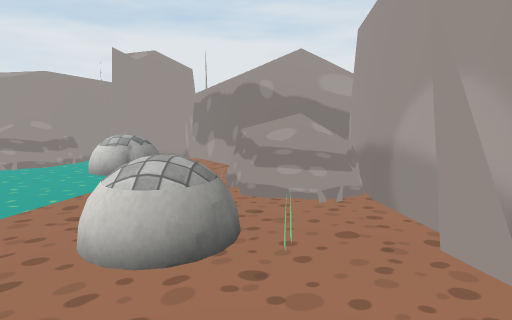
View 1 (above)

24 first-person views from a walk through a 3-D level made in the Unity game engine. The camera is 1.5 m above the floor, tilts 8° down and sees 80° across. The floor is counted in squares, 1 m on a side. Each view is taken from the middle of a square. On the plan, view 1 faces up. The plan holds only what a view shows up to about 15 squares ahead; the rest is blank. The place goes on beyond the plan. The player character is not drawn. Some surface patterns are stand-ins.

View 2
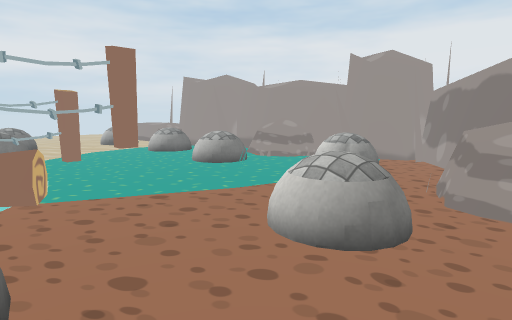

View 3
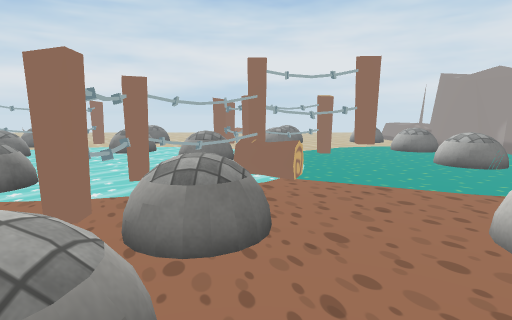

View 4
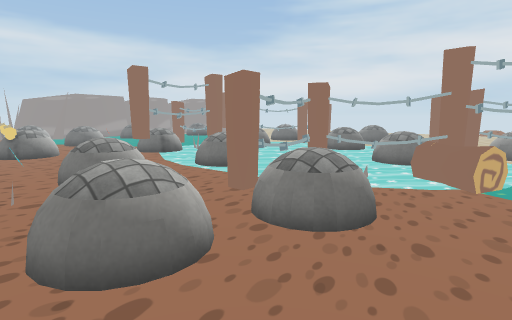

View 5
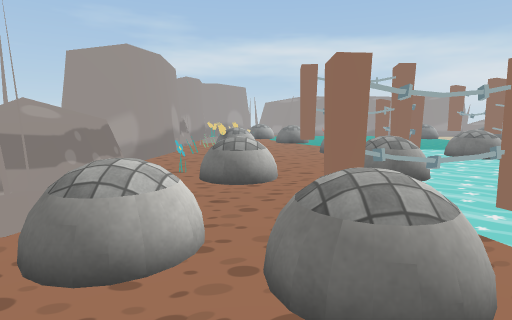

View 6
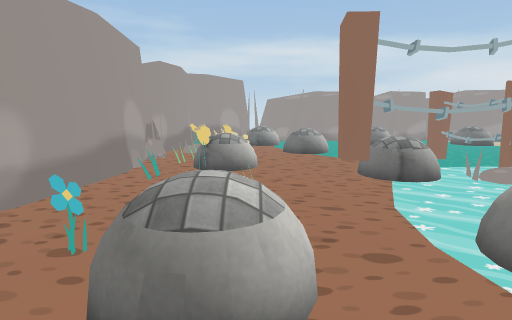

View 7
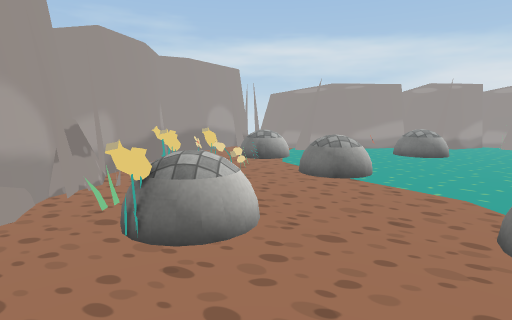

View 8
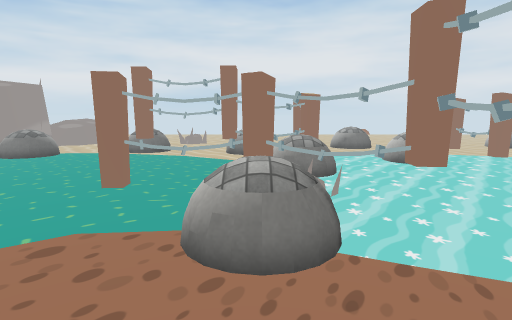

View 9
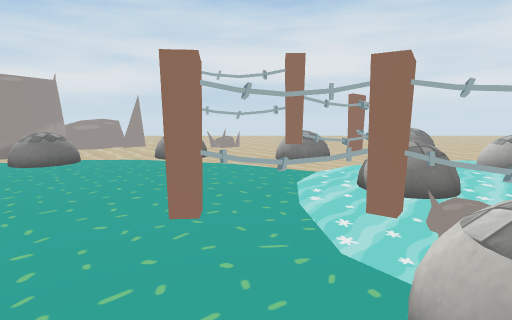

View 10
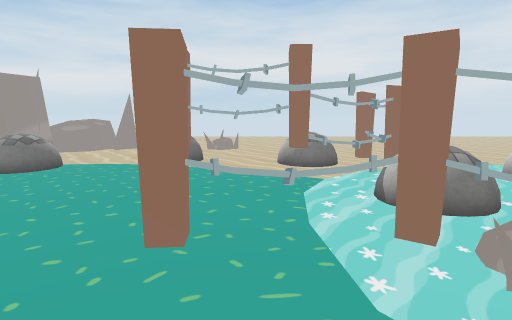

View 11
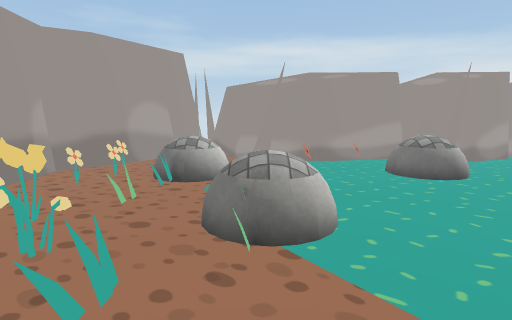

View 12
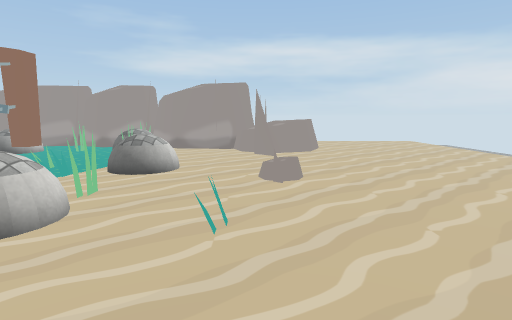

View 13
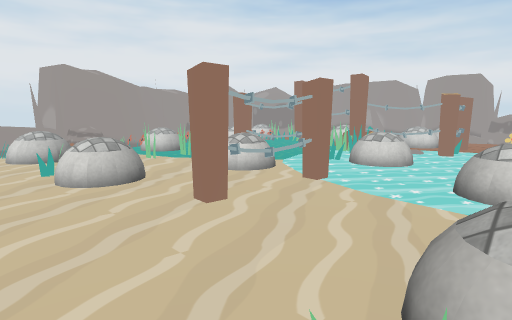

View 14
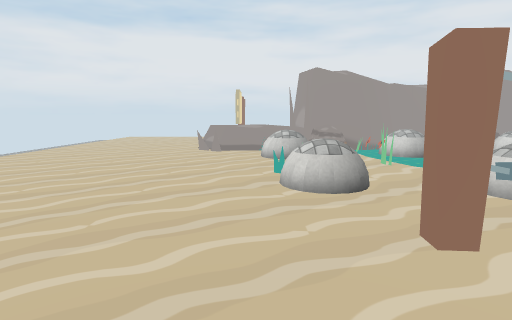

View 15
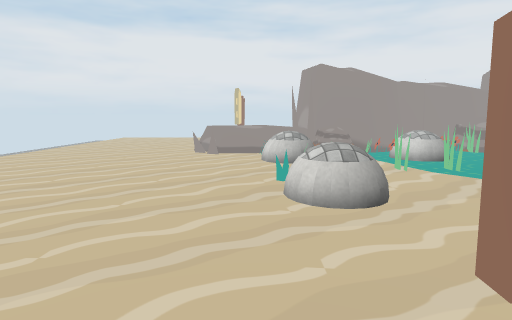

View 16
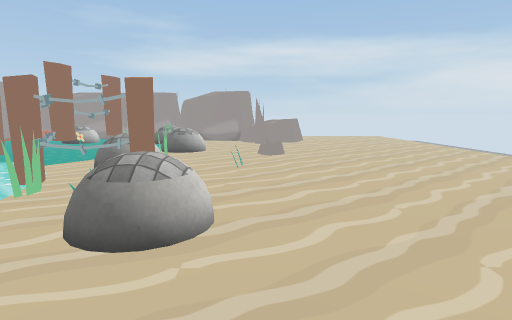

View 17
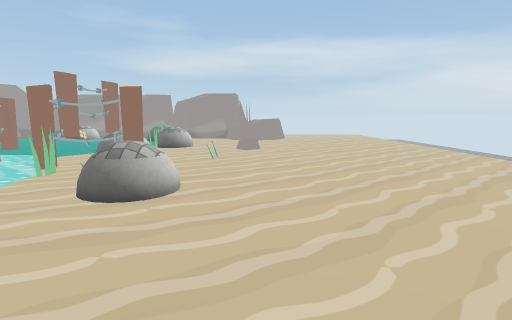

View 18
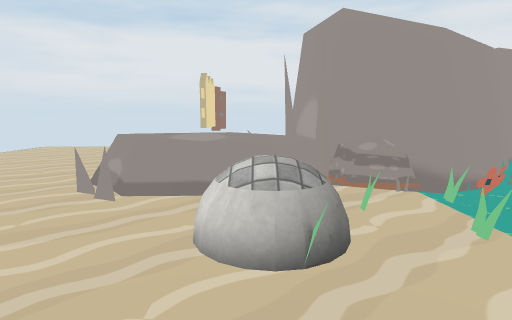

View 19
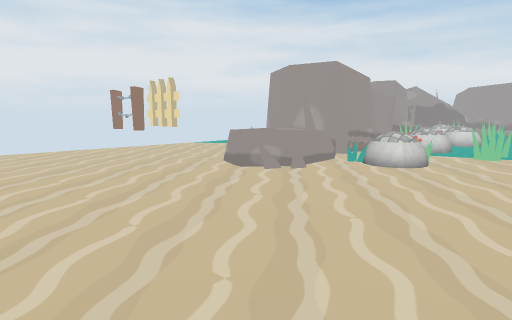

View 20
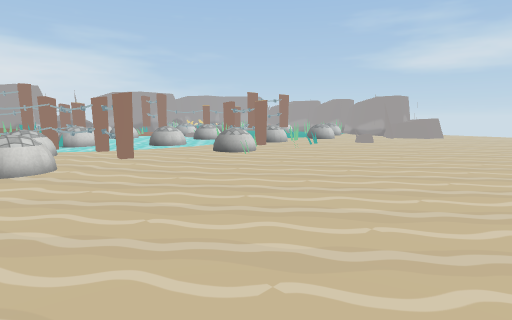

View 21
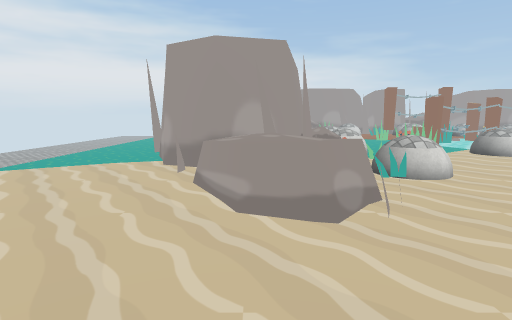

View 22
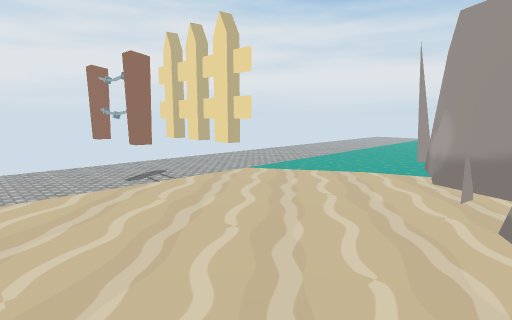

View 23
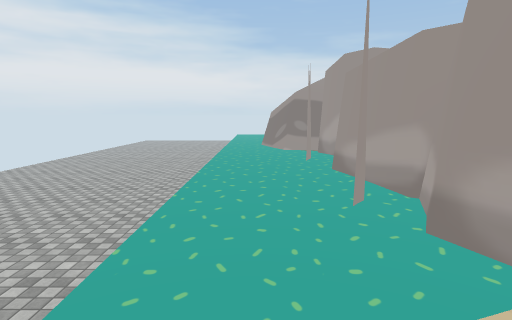

View 24
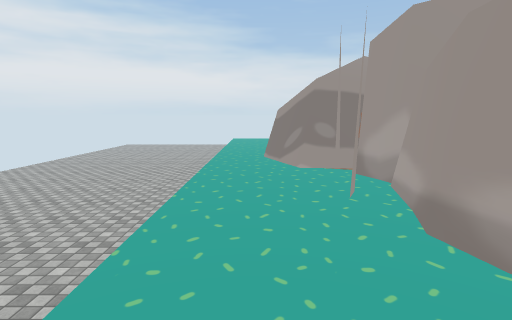

### Floor plan
Key: @ floor where view 1 was taken; # wall or solid block; x gap in a wall; . floor; = window, fence, low wall or low ledge; ^ raised ledge; v drop or lower ground; R rock; B ball; T thing the floor can be seen under or through; F flower; O other object.
Columns run from 28 left of view 1 to 4 right of it. Each row starts with its distance up from view 1.
 19       vvvvvvvvvvvvvvvvvvvv
 18  ........#......................
 17 v........#......................
 16 v........#................###
 15  ..............RR...###..##
 14   ...........##############
 13   .........#R#           ##
 12   .......^^^##           ##
 11  .......^^^^##  ###  R##R ##
 10 v......=^^^^#####R##RRR#...##
  9 v.......=^^^RRRR.RO#RR..BB..####
  8 v............R.FB........B..  R#
  7 v..........BB..BBB..BB......RRR
  6  ..........BB.......BB.. . .RRR
  5   ............#.#......... ...##
  4   ........................BB..##
  3  . ..............#...#. ..BB..##
  2    ........BB..BB#... .........
  1   .........BB..BB#...=^=.....
  0  ..............BB#...T^...B.@..
 -1  ...............##.B..T..BBB...
 -2  ............#=x#.BBB.T.......BR
 -3  ......................#=##....R
 -4   ............................RRR
 -5   ..............BB.....BO..BB.RRR
 -6   .........BB...BB.....BB..BBF.
 -7   .........BB.............. ....#
 -8   ............##......##x#.....##
 -9  ............#=#..BB..#........#
-10  ...............#.BB.R=B.......#
-11 v............BBB=...TT.BB......#
-12 v............BB.x...T..B...BBF.RR
-13 v............=..x...T......BB..#R
-14 v...............#..............R
-15 v.........R..BB.#..........F.F.R
-16 v............BB...O.....BB..F.=#R
-17  ............B......... BB....O#
-18  ..............#........  ....F#
-19 v........RR....B........ ....F.#
-20 v.......RRR... BB...BB.. ....F.#
-21 v.......RRRR...B..#.BB.O . B.O##
-22  ......RRRR##### .RR..O###  .##
-23                ####R######. ##
-24                #  ###    ## ##
-25                           ###
-26                            =

Positions as (right, up) in squares from view 1, and headings:
1: (0, 0), facing up
2: (1, 0), facing up-left
3: (2, 0), facing left
4: (2, 2), facing down-left
5: (-1, 2), facing down
6: (-1, -3), facing down
7: (-1, -8), facing down
8: (-1, -11), facing left
9: (-3, -13), facing left
10: (-4, -13), facing left
11: (-3, -12), facing down
12: (-18, -7), facing down
13: (-19, -6), facing up-right
14: (-18, -5), facing up
15: (-18, -4), facing up
16: (-18, -2), facing down
17: (-19, 0), facing down
18: (-17, 3), facing up
19: (-27, 3), facing up-right
20: (-27, 3), facing down-right
21: (-25, 11), facing right
22: (-23, 12), facing up-right
23: (-17, 17), facing right
24: (-12, 17), facing right
